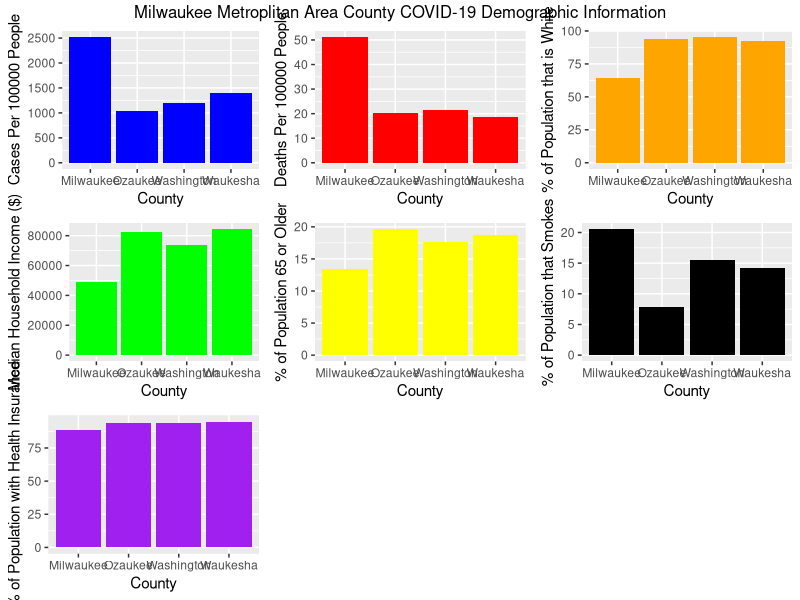

The R script that drew this image:
## ---- chunk 1
#packages required
library(tidyverse)
library(readxl)
library(ggrepel)
library(gridExtra)
library(ggplot2)
## ---- chunk 2
#data set for Milwaukee Metropolitan COVID data, use the ../ to back up a folder

Milwaukee_Covid_Data <- read_excel("../Data/Milwaukee Covid Data.xls")
## ---- chunk 3
#Script for five plots comparing Cases/100000 people, Deaths/100000 people, Median Household Income, % of the Population who smokes, and % of the population older than 65 in the four counties of Metroplitan Milwaukee

CASES <- ggplot(data=Milwaukee_Covid_Data, aes(x=NAME, y=CASES_PER_HUNDTHOU))+geom_col(fill="blue")+xlab("County")+ylab("Cases Per 100000 People")

DEATHS <- ggplot(data=Milwaukee_Covid_Data, aes(x=NAME, y=DEATHS_HUNDTHOU))+geom_col(fill="red")+xlab("County")+ylab("Deaths Per 100000 People")

WHITEPOP <- ggplot(data=Milwaukee_Covid_Data, aes(x=NAME, y=WHITEPOP))+geom_col(fill="orange")+xlab("County")+ylab("% of Population that is White")

MHI <- ggplot(data=Milwaukee_Covid_Data, aes(x=NAME, y=MHI))+geom_col(fill="green")+xlab("County")+ylab("Median Household Income ($)")

SMOKE<-ggplot(data=Milwaukee_Covid_Data, aes(x=NAME, y=PCT_SMK))+geom_col(fill="black")+xlab("County")+ylab("% of Population that Smokes")

OLDER_PPL<-ggplot(data=Milwaukee_Covid_Data, aes(x=NAME, y=PCT_POP_65))+geom_col(fill="yellow")+xlab("County")+ylab("% of Population 65 or Older")

INSURANCE <- ggplot(data=Milwaukee_Covid_Data, aes(x=NAME, y=PctHI))+geom_col(fill="purple")+xlab("County")+ylab("% of Population with Health Insurance")
## ---- chunk 4
#now you can arrange these five charts in a combined graphic for publication
grid.arrange(CASES, DEATHS, WHITEPOP, MHI, OLDER_PPL, SMOKE, INSURANCE, top= "Milwaukee Metroplitan Area County COVID-19 Demographic Information")
